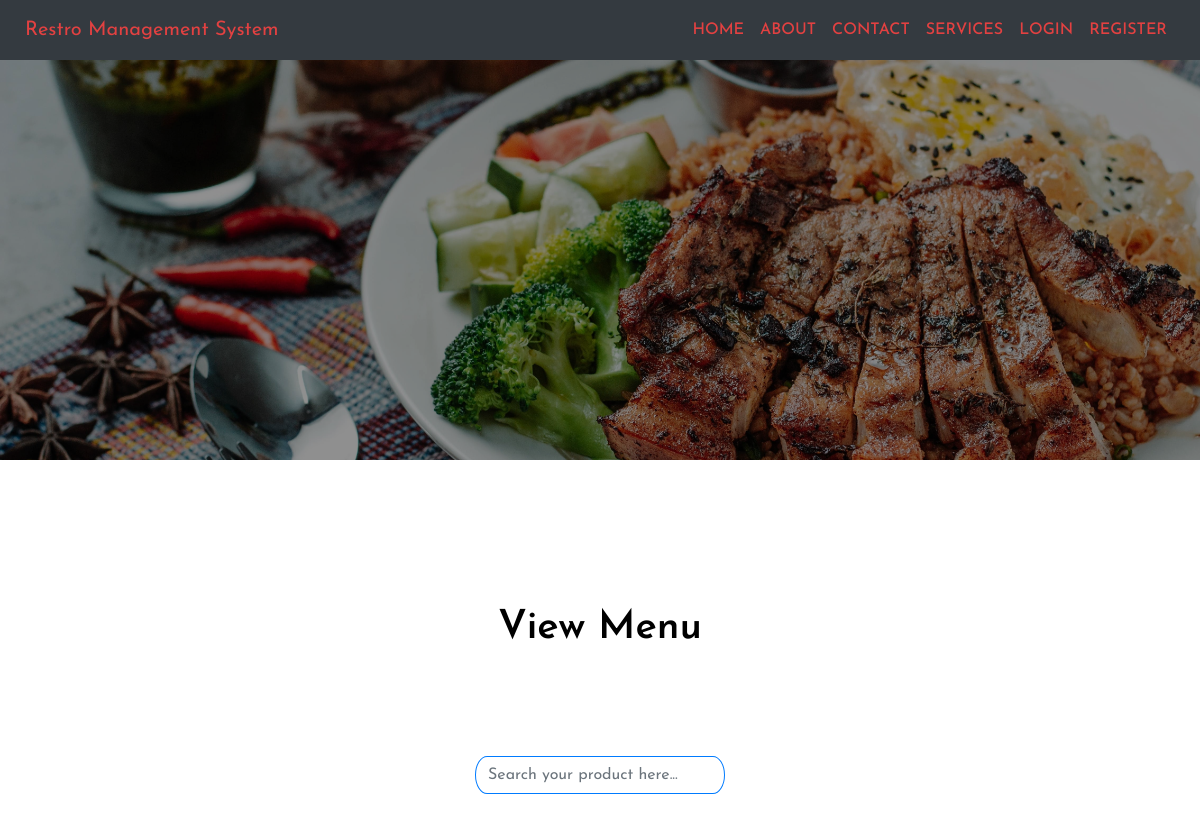
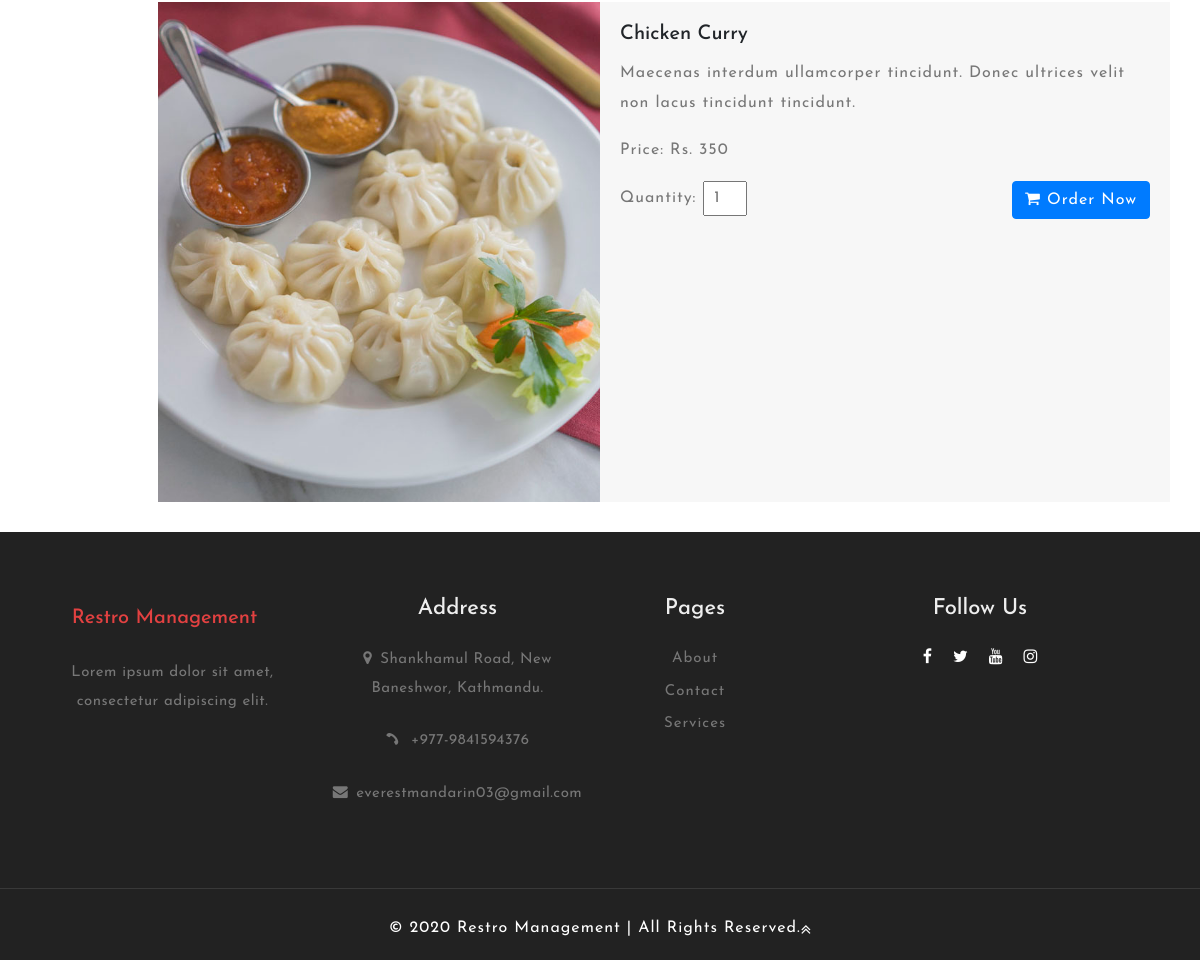
Page /productDetails.php?id=1 on the committed database (2 pictures, top to bottom).
### tables this page shows
CREATE TABLE `tbl_product` (
  `p_id` int(11) NOT NULL,
  `p_name` varchar(255) NOT NULL,
  `p_image` varchar(255) NOT NULL,
  `p_description` text NOT NULL,
  `p_price` double NOT NULL
);

### include/connection_db.php (called while the page is built, shortened)
<?php
class Connection
{
    private $host;
    private $user;
    private $password;
    private $database;
    private $connect;
    public function __construct()
    {
        $this->host = "localhost";
        $this->user = "root";
        $this->password = "";
        $this->database = "restro_database";
    }
    public function getConnection()
    {
        $this->connect = new mysqli($this->host,$this->user,$this->password,$this->database);
        if($this->connect->connect_error)
        {
            die("Error :" .$this->connect->error);
        }
        else
        {
            return $this->connect;
        }
    }
    public function getData($sql)
    {
        $data = [];
        $result = $this->connect->query($sql);
        if($result->num_rows > 0)
        {
            while($row = $result->fetch_assoc())
            {
                $data[] = $row;
            }
        }
        else
        {
            echo "No data found";
        }
        return $data;
    }
}

### classes/product.class.1.php (called while the page is built, shortened)
<?php
require ("include/connection_db.php") ;
Class Product{
    private $connect;
    function __construct(){
        $this->connect = new Connection();
    }
    public function selectProduct($pro_id){
        return $this->connect->getData("SELECT * FROM `tbl_product` WHERE `p_id` = '$pro_id'");
    }
}
?>

### productDetails.php (the view, shortened to what this page needs)
<?php
    include_once('include/header.php');
    require ('classes/product.class.1.php');
    $product = new Product();
    $productID = $_GET['id'];
    $details = $product->selectProduct($productID);
?>
<div class="inner-products">
    <div class="overlay-inner">
    </div>
</div>
<section>
    <section class="about py-5">
        <div class="container py-md-5">
            <div class="about-w3ls-info text-center mx-auto">
                <h3 class="tittle-wthree pt-md-5 pt-3">View Menu</h3>
            </div>
        </div>
    </section>
    <section>
        <div class="container">
                <div class="search">
                    <input class="form-control" type="text" name="search" placeholder="Search your product here..." id="search">
                </div>
            <div class="row">
                <div class="col-lg-6 mb-4 d-flex align-items-stretch pdd-side">
                    <div class="card mx-auto">
                        <img class="card-img-top" style="height:500px; width: auto; border-radius: 0;" src="images/product-images/<?php echo $details[0]['p_image']; ?>" alt="Image Card">
                </div>
                </div>
                <div class="col-lg-6 d-flex align-items-stretch pdd-side">
                    <div class="card mx-auto">
                        <div class="card-body">
                            <h5 class="card-title"><?php echo $details[0]['p_name']; ?></h5>
                            <p class="card-text"><?php echo $details[0]['p_description']; ?></p>
                            <p class="card-text text-justify">Price: Rs. <?php echo $details[0]['p_price']; ?></p>
                            <tr>
                            <td><p class="card-text text-justify">Quantity: <input class='text-center iquantity' type='number' placeholder='1' value='$value[Quantity]' min='1' max='10'></td>
                            </tr>
                            <a href="product-confirm.php?id=<?php echo $details[0]['p_id']; ?>" class="btn btn-primary float-right" style="color: #fff !important;"><i class="fa fa-shopping-cart"></i> Order Now</a>
                        </div>
                    </div>
                </div>
            </div>
        </div>
    </section>
</section>
<?php include_once('include/footer.php');?>
</html>

### css/style.css (style rules this page uses)
* { margin: 0; padding: 0; box-sizing: border-box; font-family: 'Josefin Sans', sans-serif; }
* { box-sizing: border-box; }
html, body { margin: 0; padding: 0; min-height: 100%; width: 100%; }
a { color: #e24141 !important; transition: all 0.25s ease-in; }
h3.tittle-wthree { color: #333; font-size: 2.5em; font-weight: 600; }
p { font-size: 1em; color: #777; line-height: 1.9em; letter-spacing: 1px; }
h3.tittle-wthree { color: rgb(0, 0, 0); font-size: 2.5em; font-weight: 600; }
.inner-products { background: url(../images/product-img.jpg) no-repeat center; background-size: cover; }
.overlay-inner { min-height: 25em; background: rgba(0, 0, 0, 0.44); }

### productDetails.php (style rules this page uses)
input[type=text] { width: 250px; display: block; transition: width 0.4s ease-in-out; border-radius: 32px/50px; border-color: #007bff; }
input#search { margin: 0 auto; }
.card { margin-right: 0 !important; border-radius: 0; border: none; background-color: #f7f7f7; }
.pdd-side { margin: 30px 0 30px !important; padding: 0 !important; }

### rows in the picture
tbl_product: p_image (picture), p_name "Chicken Curry", p_description "Maecenas interdum ullamcorper tincidunt. Donec ultrices velit non lacus tincidunt tincidunt.", p_price "350"
